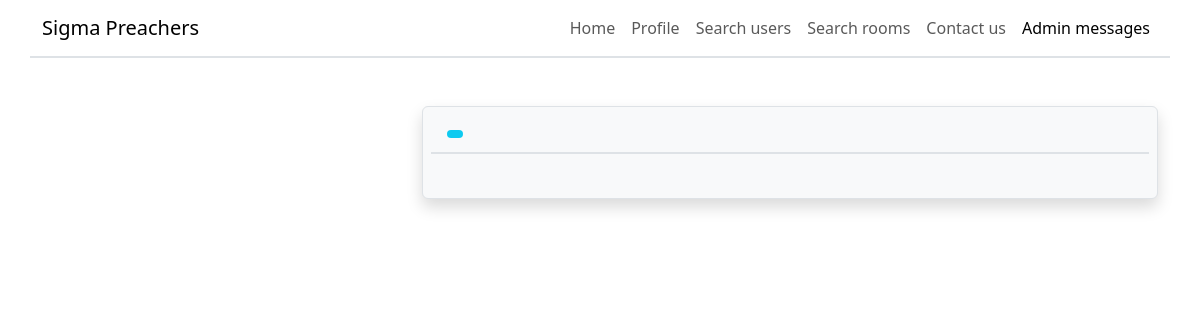
Page /admin_messages (signed in) on the earlier database version.
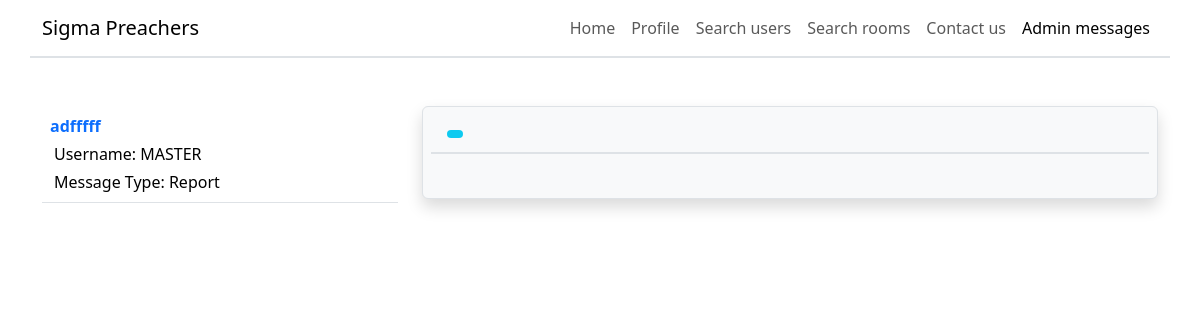
Same page on the later database version.
### project/database/create_db.py (models this page shows)
class AdminMessage(db.Model):
    __tablename__ = "admin_messages"
    id = db.Column(db.Integer, primary_key=True, autoincrement=True)
    title = db.Column(db.String(25), nullable=False)
    content = db.Column(db.String(1670), nullable=False)
    dismissed = db.Column(db.Boolean, default=False, nullable=False)
    type_id = db.Column(
        db.Integer, db.ForeignKey("admin_message_types.id"), nullable=False
    )
    user_id = db.Column(db.Integer, db.ForeignKey("users.id"), nullable=False)

class User(UserMixin, db.Model):
    __tablename__ = "users"
    id = db.Column(db.Integer, primary_key=True, autoincrement=True)
    username = db.Column(db.String(67), unique=True, nullable=False)
    password = db.Column(db.Integer, nullable=False)  # Only store password hash
    status = db.Column(db.String(20), default="STANDARD USER", nullable=False)
    gender = db.Column(db.String(67), default="sigma/male", nullable=False)
    age = db.Column(db.Integer, default=-1, nullable=False)
    location = db.Column(db.String(67), default="private", nullable=False)
    bio = db.Column(
        db.String(255),
        default="This person is too busy chatting to write a bio!",
        nullable=False,
    )
    banned = db.Column(db.Boolean, default=False, nullable=False)
    ban_end = db.Column(db.Integer, default=int(datetime.now().timestamp()))
    room_access = db.relationship("RoomAccess", backref="user")
    admin_messages = db.relationship("AdminMessage", backref="user")
    room_message = db.relationship("RoomMessage", backref="user")

class AdminMessageType(db.Model):
    __tablename__ = "admin_message_types"
    id = db.Column(db.Integer, primary_key=True, autoincrement=True)
    name = db.Column(db.String(10), nullable=False, unique=True)
    admin_messages = db.relationship("AdminMessage", backref="message_type")

### project/routes/admin_messages.py (the view)
@admin_messages_bp.route("/admin_messages")
@login_required
def admin_messages():
    if current_user.status not in ["MASTER", "ADMIN"]:
        flash("You are not a high enough status for this page.", "warning")
        return redirect(url_for("home.home"))
    messages = AdminMessagesService.fetch_all_messages()
    return render_template("admin_messages.html", messages=messages)

### project/database/select_db.py (called while the page is built)
    @staticmethod
    def select_all_admin_messages() -> list:
        found_messages = AdminMessage.query.filter(
            AdminMessage.dismissed == False
        ).all()
        res = []
        for message in found_messages:
            if message.user is None:
                username = "Anonymous"
            else:
                username = message.user.username
            if message.message_type is None:
                message_type = "Unknown"
            else:
                message_type = message.message_type.name
            res.append(
                {
                    "message_type": message_type,
                    "title": message.title,
                    "username": username,
                    "id": message.id,
                }
            )
        return res

### project/services/admin_messages.py (called while the page is built)
    @staticmethod
    def fetch_all_messages() -> list:
        return Select.select_all_admin_messages()

### project/templates/admin_messages.html (shortened to what this page needs)
{% extends "base.html" %}
{% block body %}
<header class="row border-bottom border-2">
    <nav class="navbar navbar-expand-sm">
        <div class="container-fluid">
            <a class="navbar-brand" href="/">Sigma Preachers</a>
            <div class="collapse navbar-collapse" id="collapsibleNavbar">
                <ul class="navbar-nav ms-auto">
                    <li class="nav-item">
                        <a class="nav-link" href="/home">Home</a>
                    </li>
                    <li class="nav-item">
                        <a class="nav-link" href="/view_profile/{{ current_user.id }}">Profile</a>
                    </li>
                    <li class="nav-item">
                        <a class="nav-link" href="/search_users">Search users</a>
                    </li>
                    <li class="nav-item">
                        <a class="nav-link" href="/search_rooms">Search rooms</a>
                    </li>
                    <li class="nav-item">
                        <a class="nav-link" href="/contact_us">Contact us</a>
                    </li>
                    {% if current_user.status == "ADMIN" or current_user.status == "MASTER" %}
                    <li class="nav-item">
                        <a class="nav-link active" href="/admin_messages">Admin messages</a>
                    </li>
                    {% endif %}
                </ul>
            </div>
        </div>
    </nav>
</header>
<main class="row mt-5">
    <div class="col-sm-4">
        <table class="col-sm-4 table table-hover">
            <tbody>
                {% for message in messages %}
                <tr onclick="getMessageData({{ message['id'] }})" style="cursor: pointer;">
                    <td class="d-flex flex-column">
                        <p class="text-primary mb-1"><b>{{ message["title"] }}</b></p>
                        <p class="ms-1 mb-1">Username: {{ message["username"] }}</p>
                        <p class="ms-1 mb-0">Message Type: {{ message["message_type"] }}</p>
                    </td>
                </tr>
                {% endfor %}
            </tbody>
        </table>
    </div>
    <div class="col-sm-8">
        <div class="bg-light rounded border p-2 shadow">
            <span class="badge bg-info ms-3"><h6 id="message-type" class="mb-0"></h6></span>
            <div class="border border-1 mb-1"></div>
            <p id="message-content" class="p-2"></p>
        </div>
    </div>
</main>
{% endblock %}

Differences in the rows shown:
added AdminMessage: title "adfffff"
now on this page (row unchanged): User: username "MASTER"
now on this page (row unchanged): AdminMessageType: message_type "Report"
Other differences:
new list line: "Username: Message Type:"
